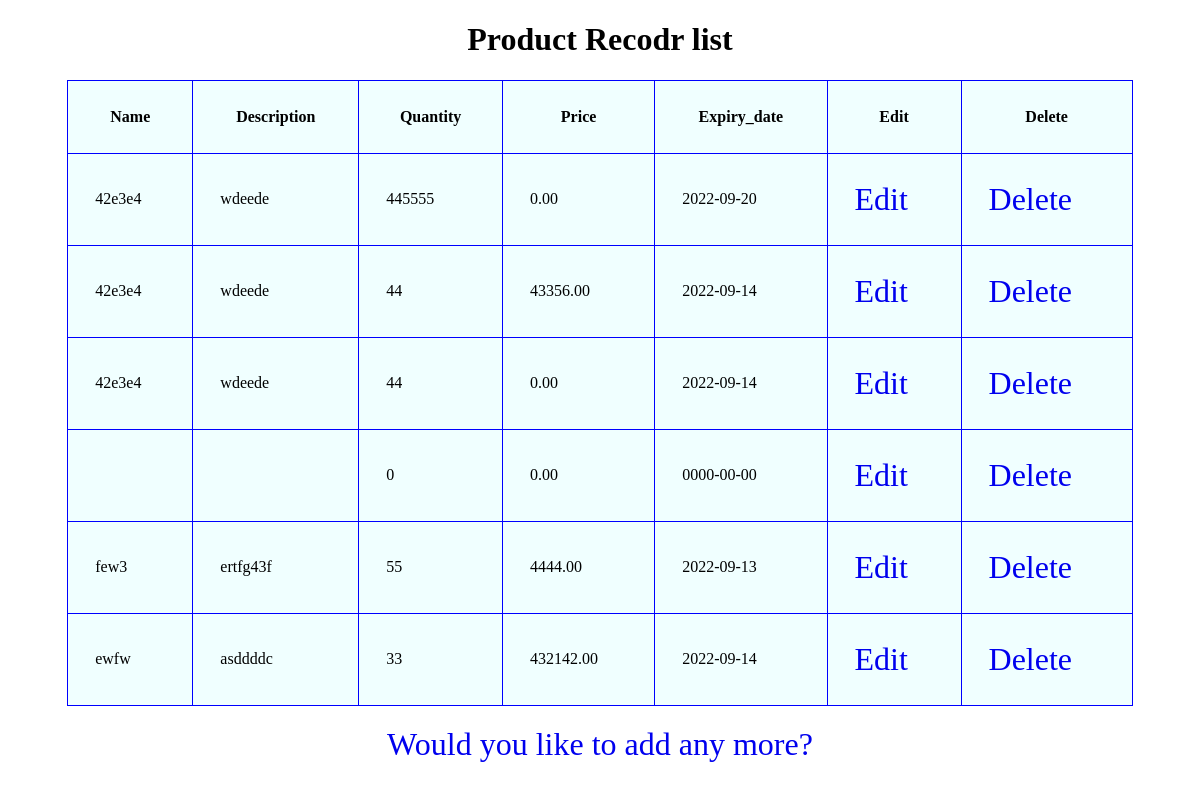
The page / on the database its author committed.
### tables this page shows
CREATE TABLE `product` (
  `id` int(11) NOT NULL,
  `name` varchar(100) NOT NULL,
  `description` varchar(100) NOT NULL,
  `quantity` int(100) NOT NULL,
  `price` double(10,2) NOT NULL,
  `expiry_date` date NOT NULL
);

### index.php (the view, shortened to what this page needs)
<?php
	include "mysqlconnect.php";
	$sql="SELECT * FROM product";
	$result=$conn->query($sql);
?>
<!DOCTYPE html>
<html lang="en">
<head>
    <link rel="stylesheet" href="style.css">
</head>
<body>
<center>
		<h1>Product Recodr list</h1>
		<table  border='1' cellpadding='27' cellspacing='8'>
			<tr>
				<th>Name</th>
				<th>Description</th>
				<th>Quantity</th>
                <th>Price</th>
				<th>Expiry_date</th>
				<th>Edit</th>
				<th>Delete</th>
			</tr>
			<?php
			while($row = $result->fetch_assoc()){
				$id= $row["id"];
				echo "<tr>";
					echo "<td>". $row["name"] ."</td>";
					echo "<td>". $row["description"]. "</td>";
					echo "<td>". $row["quantity"]. "</td>";
					echo "<td>". $row["price"]. "</td>";
                    echo "<td>". $row["expiry_date"]. "</td>";
					echo "<td><a href='edit.php?edit=$id'> Edit </a></td>";
					echo "<td> <a href='delete.php?delt=$id'> Delete </a> </td>";
				echo "</tr>";
				}
			?>
		</table>
		<a href="formInsert.php">Would you like to add any more?</a>
		<br><br>
	</center>
</body>
</html>

### style.css (style rules this page uses)
* { box-sizing: border-box; }
table { border-collapse: collapse; border-color: blue; background-color: azure; width: 90%; margin-bottom: 20px; }
a { font-size: 2rem; text-decoration: none; color: ; }

### rows shown on the page
product: name "42e3e4", description "wdeede", quantity "445555", price "0.00", expiry_date "2022-09-20"
product: name "42e3e4", description "wdeede", quantity "44", price "43356.00", expiry_date "2022-09-14"
product: name "42e3e4", description "wdeede", quantity "44", price "0.00", expiry_date "2022-09-14"
product: quantity "0", price "0.00", expiry_date "0000-00-00"
product: name "few3", description "ertfg43f", quantity "55", price "4444.00", expiry_date "2022-09-13"
product: name "ewfw", description "asddddc", quantity "33", price "432142.00", expiry_date "2022-09-14"
